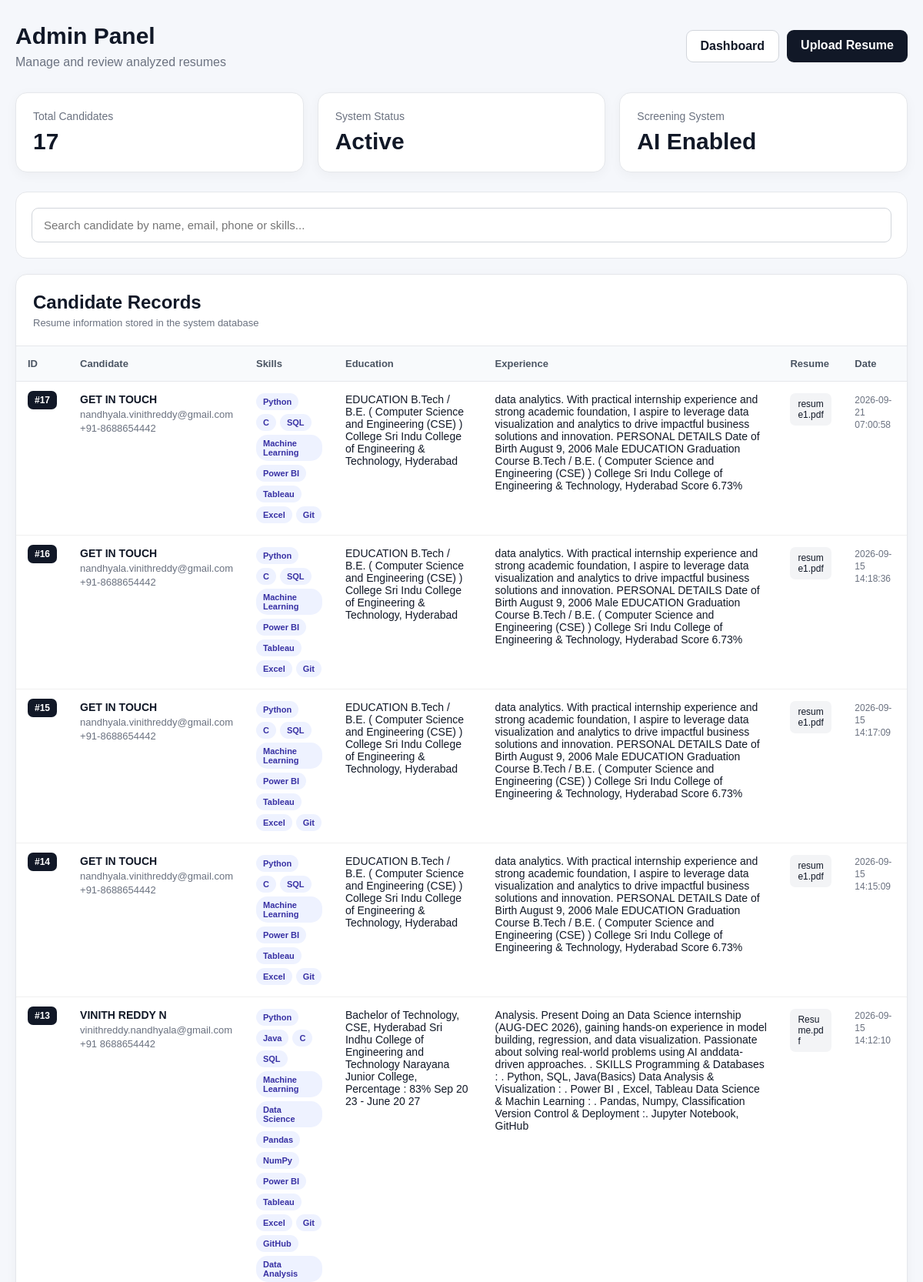
The page /admin (upper part) on the database its author committed.
### tables this page shows
CREATE TABLE candidates (
            id INTEGER PRIMARY KEY AUTOINCREMENT,
            name TEXT,
            email TEXT,
            phone TEXT,
            skills TEXT,
            education TEXT,
            experience TEXT,
            resume_file TEXT,
            created_at TIMESTAMP DEFAULT CURRENT_TIMESTAMP
        );

### app.py (the view)
@app.route("/admin")
def admin():
    try:
        candidates = get_candidates()
    except Exception as error:
        return (
            "Admin database error: "
            f"{error}"
        )
    return render_template(
        "admin.html",
        candidates=candidates
    )

### database.py (called while the page is built)
def get_connection():
    connection = sqlite3.connect(DATABASE_NAME)
    connection.row_factory = sqlite3.Row
    return connection

def get_candidates():
    connection = get_connection()
    cursor = connection.cursor()
    cursor.execute("""
        SELECT *
        FROM candidates
        ORDER BY id DESC
    """)
    candidates = cursor.fetchall()
    connection.close()
    return candidates

### templates/admin.html (shortened to what this page needs)
<!DOCTYPE html>
<html lang="en">
<head>
</head>
<body>
<div class="container">
    <div class="header">
        <div>
            <h1>
                Admin Panel
            </h1>
            <p>
                Manage and review analyzed resumes
            </p>
        </div>
        <div class="buttons">
            <a href="/dashboard"
               class="btn secondary">
                Dashboard
            </a>
            <a href="/"
               class="btn">
                Upload Resume
            </a>
        </div>
    </div>
    <div class="summary-grid">
        <div class="summary-card">
            <div class="summary-title">
                Total Candidates
            </div>
            <div class="summary-value"
                 id="candidateCount">
                {{ candidates|length }}
            </div>
        </div>
        <div class="summary-card">
            <div class="summary-title">
                System Status
            </div>
            <div class="summary-value">
                Active
            </div>
        </div>
        <div class="summary-card">
            <div class="summary-title">
                Screening System
            </div>
            <div class="summary-value">
                AI Enabled
            </div>
        </div>
    </div>
    <div class="search-box">
        <input
            type="text"
            id="searchInput"
            placeholder="Search candidate by name, email, phone or skills..."
            onkeyup="searchCandidates()"
        >
    </div>
    <div class="table-card">
        <div class="table-header">
            <h2>
                Candidate Records
            </h2>
            <p>
                Resume information stored in the system database
            </p>
        </div>
        {% if candidates %}
        <div class="table-wrapper">
            <table id="candidateTable">
                <thead>
                    <tr>
                        <th>
                            ID
                        </th>
                        <th>
                            Candidate
                        </th>
                        <th>
                            Skills
                        </th>
                        <th>
                            Education
                        </th>
                        <th>
                            Experience
                        </th>
                        <th>
                            Resume
                        </th>
                        <th>
                            Date
                        </th>
                    </tr>
                </thead>
                <tbody>
                {% for candidate in candidates %}
                    <tr>
                        <td>
                            <span class="candidate-id">
                                #{{ candidate.id }}
                            </span>
                        </td>
                        <td>
                            <div class="candidate-name">
                                {{ candidate.name }}
                            </div>
                            <div class="email">
                                {{ candidate.email }}
                            </div>
                            <div class="phone">
                                {{ candidate.phone }}
                            </div>
                        </td>
                        <td>
                            <div class="skills">
                                {% if candidate.skills %}
                                    {% for skill in candidate.skills.split(",") %}
                                        {% if skill.strip() %}
                                            <span class="skill">
                                                {{ skill.strip() }}
                                            </span>
                                        {% endif %}
                                    {% endfor %}
                                {% else %}
                                    <span>
                                        No skills detected
                                    </span>
                                {% endif %}
                            </div>
                        </td>
                        <td>
                            {% if candidate.education %}
                                {{ candidate.education }}
                            {% else %}
                                Not found
                            {% endif %}
                        </td>
                        <td>
                            {% if candidate.experience %}
                                {{ candidate.experience }}
                            {% else %}
                                Not found
                            {% endif %}
                        </td>
                        <td>
                            <span class="resume-file">
                                {{ candidate.resume_file }}
                            </span>
                        </td>
                        <td>
                            <span class="date">
                                {{ candidate.created_at }}
                            </span>
                        </td>
                    </tr>
                {% endfor %}
                </tbody>
            </table>
        </div>
        {% endif %}
    </div>
</div>
</body>
</html>

### templates/admin.html (style rules this page uses)
* { box-sizing: border-box; }
body { margin: 0; font-family: Arial, sans-serif; background: #f5f7fb; color: #111827; }
.container { max-width: 1250px; margin: auto; padding: 30px 20px; }
.header { display: flex; justify-content: space-between; align-items: center; gap: 20px; margin-bottom: 30px; }
.header h1 { margin: 0 0 8px; font-size: 30px; }
.header p { margin: 0; color: #6b7280; }
.buttons { display: flex; gap: 10px; flex-wrap: wrap; }
.btn { display: inline-block; text-decoration: none; padding: 11px 18px; border-radius: 9px; background: #111827; color: white; font-weight: 600; }
.btn.secondary { background: white; color: #111827; border: 1px solid #d1d5db; }
.summary-grid { display: grid; grid-template-columns: repeat(3, 1fr); gap: 18px; margin-bottom: 25px; }
.summary-card { background: white; padding: 22px; border-radius: 15px; border: 1px solid #e5e7eb; box-shadow: 0 4px 15px rgba(0,0,0,0.04); }
.summary-title { color: #6b7280; font-size: 14px; margin-bottom: 8px; }
.summary-value { font-size: 30px; font-weight: 800; }
.search-box { background: white; padding: 20px; border-radius: 15px; border: 1px solid #e5e7eb; margin-bottom: 20px; }
.search-box input { width: 100%; padding: 13px 15px; border: 1px solid #d1d5db; border-radius: 9px; font-size: 15px; outline: none; }
.table-card { background: white; border: 1px solid #e5e7eb; border-radius: 15px; overflow: hidden; box-shadow: 0 4px 15px rgba(0,0,0,0.04); }
.table-header { padding: 22px; border-bottom: 1px solid #e5e7eb; }
.table-header h2 { margin: 0 0 5px; }
.table-header p { margin: 0; color: #6b7280; font-size: 13px; }
.table-wrapper { overflow-x: auto; }
table { width: 100%; border-collapse: collapse; min-width: 1000px; }
th { background: #f8fafc; text-align: left; padding: 15px; font-size: 13px; color: #4b5563; border-bottom: 1px solid #e5e7eb; }
td { padding: 15px; border-bottom: 1px solid #f0f0f0; vertical-align: top; font-size: 14px; }
.candidate-id { background: #111827; color: white; padding: 5px 9px; border-radius: 7px; font-size: 12px; font-weight: bold; }
.candidate-name { font-weight: 700; margin-bottom: 4px; }
.email { color: #6b7280; font-size: 13px; }
.phone { color: #6b7280; font-size: 13px; margin-top: 3px; }
.skills { display: flex; flex-wrap: wrap; gap: 5px; max-width: 300px; }
.skill { background: #eef2ff; color: #3730a3; padding: 5px 9px; border-radius: 15px; font-size: 11px; font-weight: 600; }
.resume-file { background: #f3f4f6; padding: 7px 10px; border-radius: 7px; display: inline-block; font-size: 12px; word-break: break-word; }
.date { color: #6b7280; font-size: 12px; }

### rows shown on the page
candidates: id "17", name "GET IN TOUCH", email "nandhyala.vinithreddy@gmail.com", phone "+91-8688654442", strip "Python" "C" "SQL" "Machine Learning" "Power BI" "Tableau" "Excel" "Git", education "EDUCATION B.Tech / B.E. ( Computer Science and Engineering (CSE) ) College Sri Indu College of Engineering & Technology, Hyderabad", experience "data analytics. With practical internship experience and strong academic foundation, I aspire to leverage data visualization and analytics to drive impactful business solutions and innovation. PERSONAL DETAILS Date of Birth August 9, 2006 Male EDUCATION Graduation Course B.Tech / B.E. ( Computer Science and Engineering (CSE) ) College Sri Indu College of Engineering & Technology, Hyderabad Score 6.73%", resume_file "resume1.pdf", created_at "2026-09-21 07:00:58"
candidates: id "16", name "GET IN TOUCH", email "nandhyala.vinithreddy@gmail.com", phone "+91-8688654442", strip "Python" "C" "SQL" "Machine Learning" "Power BI" "Tableau" "Excel" "Git", education "EDUCATION B.Tech / B.E. ( Computer Science and Engineering (CSE) ) College Sri Indu College of Engineering & Technology, Hyderabad", experience "data analytics. With practical internship experience and strong academic foundation, I aspire to leverage data visualization and analytics to drive impactful business solutions and innovation. PERSONAL DETAILS Date of Birth August 9, 2006 Male EDUCATION Graduation Course B.Tech / B.E. ( Computer Science and Engineering (CSE) ) College Sri Indu College of Engineering & Technology, Hyderabad Score 6.73%", resume_file "resume1.pdf", created_at "2026-09-15 14:18:36"
candidates: id "15", name "GET IN TOUCH", email "nandhyala.vinithreddy@gmail.com", phone "+91-8688654442", strip "Python" "C" "SQL" "Machine Learning" "Power BI" "Tableau" "Excel" "Git", education "EDUCATION B.Tech / B.E. ( Computer Science and Engineering (CSE) ) College Sri Indu College of Engineering & Technology, Hyderabad", experience "data analytics. With practical internship experience and strong academic foundation, I aspire to leverage data visualization and analytics to drive impactful business solutions and innovation. PERSONAL DETAILS Date of Birth August 9, 2006 Male EDUCATION Graduation Course B.Tech / B.E. ( Computer Science and Engineering (CSE) ) College Sri Indu College of Engineering & Technology, Hyderabad Score 6.73%", resume_file "resume1.pdf", created_at "2026-09-15 14:17:09"
candidates: id "14", name "GET IN TOUCH", email "nandhyala.vinithreddy@gmail.com", phone "+91-8688654442", strip "Python" "C" "SQL" "Machine Learning" "Power BI" "Tableau" "Excel" "Git", education "EDUCATION B.Tech / B.E. ( Computer Science and Engineering (CSE) ) College Sri Indu College of Engineering & Technology, Hyderabad", experience "data analytics. With practical internship experience and strong academic foundation, I aspire to leverage data visualization and analytics to drive impactful business solutions and innovation. PERSONAL DETAILS Date of Birth August 9, 2006 Male EDUCATION Graduation Course B.Tech / B.E. ( Computer Science and Engineering (CSE) ) College Sri Indu College of Engineering & Technology, Hyderabad Score 6.73%", resume_file "resume1.pdf", created_at "2026-09-15 14:15:09"
candidates: id "13", name "VINITH REDDY N", email "vinithreddy.nandhyala@gmail.com", phone "+91 8688654442", strip "Python" "Java" "C" "SQL" "Machine Learning" "Data Science" "Pandas" "NumPy" "Power BI" "Tableau" "Excel" "Git" "GitHub" "Data Analysis", education "Bachelor of Technology, CSE, Hyderabad Sri Indhu College of Engineering and Technology Narayana Junior College, Percentage : 83% Sep 20 23 - June 20 27", experience "Analysis. Present Doing an Data Science internship (AUG-DEC 2026), gaining hands-on experience in model building, regression, and data visualization. Passionate about solving real-world problems using AI anddata-driven approaches. . SKILLS Programming & Databases : . Python, SQL, Java(Basics) Data Analysis & Visualization : . Power BI , Excel, Tableau Data Science & Machin Learning : . Pandas, Numpy, Classification Version Control & Deployment :. Jupyter Notebook, GitHub", resume_file "Resume.pdf", created_at "2026-09-15 14:12:10"

### other values the page prints
{{ candidates|length }} "17"
